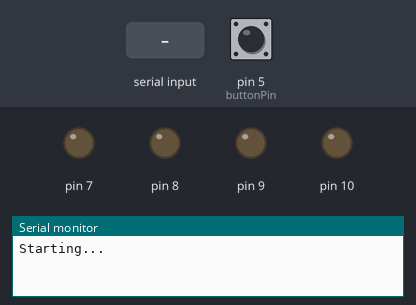
Recording of a sketch running on a simulated Arduino Uno, built with avr-gcc and run on an emulated ATmega328P. Shown: output pins drawn as LEDs (lit = HIGH), the last lines printed to the serial monitor. The test bench sets the inputs (shaded band); at power-on: pin 5 (buttonPin) LOW.

Above: at 1.2 s.
1.3 s: pin 5 (buttonPin) pulled HIGH for 0.15 s
At 3.1 s:
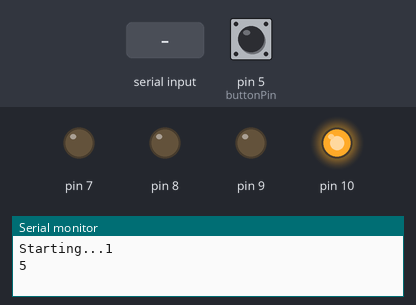
4.4 s: "1" received over the second serial link
Timing chart, 0 to 7.4 s (numbered marks = the images above; inputs shaded):
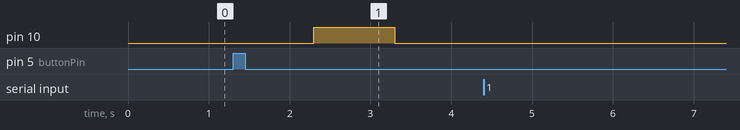

Measured:
- after the input at 1.3 s, pin 10: LOW → HIGH after 1.0 s, → LOW 1.0 s later

The sketch:

reader.ino
```cpp
#include <SoftwareSerial.h>

SoftwareSerial RfidReader(2, 3);
int num;
int count = 0;
int led = 7;
int data1 = 0;

int buttonPin = 5;

int newtag[14] = {0,0,0,0,0,0,0,0,0,0,0,0,0,0};


int STATE = 0;

const int STATE_INITIAL = 0;
const int STATE_PRESSED = 1;
const int STATE_FIRST_TAG = 2;
const int STATE_SECOND_TAG = 3;
const int STATE_RELEASED = 4;
const int STATE_WRONG = 5;

int ACTION_PRESS_BUTTON = 1;
int ACTION_RELEASE_BUTTON = 2;
int ACTION_INPUT_TAG = 3;

bool BUTTON_PRESSED = false;

int tags[][14] = {
 {2, 48, 57, 48, 48, 50, 49, 53, 53, 50, 49, 53, 67, 3 }, // yellow
 {2, 48, 69, 48, 48, 49, 51, 55, 70, 52, 69, 50, 67, 3 }  // blue

};

int read_tags[2] = {-1, -1};

int process(int state, int key) {
//  Serial.print(state);
//  Serial.print(' ');
//  Serial.println(key);
  int new_state = STATE_WRONG;

  switch (state) {
    case STATE_INITIAL:
      if (BUTTON_PRESSED) {
        new_state = STATE_PRESSED;
      } else {
        new_state = STATE_INITIAL;
      }
      break;

    case STATE_PRESSED:
      if (BUTTON_PRESSED) {// THINK
        if (key != -1) {
          new_state = STATE_FIRST_TAG;
        }
      }
      break;
    case STATE_FIRST_TAG:
      if (BUTTON_PRESSED == true) {
        if (key != -1) {
          new_state = STATE_SECOND_TAG;
        }
      }
      break;
    case STATE_SECOND_TAG:
      if (BUTTON_PRESSED == false) {
        new_state = STATE_RELEASED;
      }
  }
  Serial.println(new_state);
  delay(1000);
  return new_state;
}

bool comparetag(int aa[14], int bb[14]){
 bool ff = false;
 int fg = 0;
 for (int cc = 0 ; cc < 14 ; cc++){

  if (aa[cc] == bb[cc]){
   fg++;
  }
 }
 if (fg == 14){
  ff = true;
 }
 return ff;
}


void print_tag(int tag[14]) {
  for (int t = 0; t < 14; t++) {
    Serial.print(tag[t]);
    Serial.print(", ");
  }
  Serial.println(";");
}

void setup(){
 pinMode(buttonPin, INPUT);
 Serial.begin(9600);
 RfidReader.begin(9600);
 Serial.print("Starting...");
}

void loop() {
  int buttonState = digitalRead(buttonPin);
//  Serial.println(BUTTON_PRESSED);
  if (buttonState == HIGH) {
    if (BUTTON_PRESSED == false) {
      BUTTON_PRESSED = true;
      STATE = process(STATE, -1);
    }

  }
  else {
    if (BUTTON_PRESSED == true) {
      BUTTON_PRESSED = false;
      STATE = process(STATE, -1);
    }
  }

 if (RfidReader.available() > 0) {
  Serial.println("read tag");
  for (int x = 0 ; x < 14 ; x++) {
   data1 = RfidReader.read();
   newtag[x] = data1;
  }
  RfidReader.flush();
  print_tag(newtag);
  for(int i = 0; i < sizeof(tags) ; i++){
   if (comparetag(newtag, tags[i]) == true){
    STATE = process(STATE, i);
    break;
   }
  }
 }

  switch (STATE){
    case STATE_INITIAL:
      analogWrite(7, 0);
      analogWrite(8, 0);
      analogWrite(9, 0);
      analogWrite(10, 0);
      break;
    case STATE_PRESSED:
      analogWrite(7, 0);
      analogWrite(8, 0);
      analogWrite(9, 0);
      analogWrite(10, 255);
      break;
    case STATE_FIRST_TAG:
      analogWrite(7, 0);
      analogWrite(8, 0);
      analogWrite(9, 255);
      analogWrite(10, 255);
      break;
    case STATE_SECOND_TAG:
      analogWrite(7, 0);
      analogWrite(8, 255);
      analogWrite(9, 255);
      analogWrite(10, 255);
      break;
    case STATE_RELEASED:
      analogWrite(7, 255);
      analogWrite(8, 255);
      analogWrite(9, 255);
      analogWrite(10, 255);
      break;
    case STATE_WRONG:
      analogWrite(7, 0);
      analogWrite(8, 0);
      analogWrite(9, 0);
      analogWrite(10, 0);
      break;
 };

}
```
